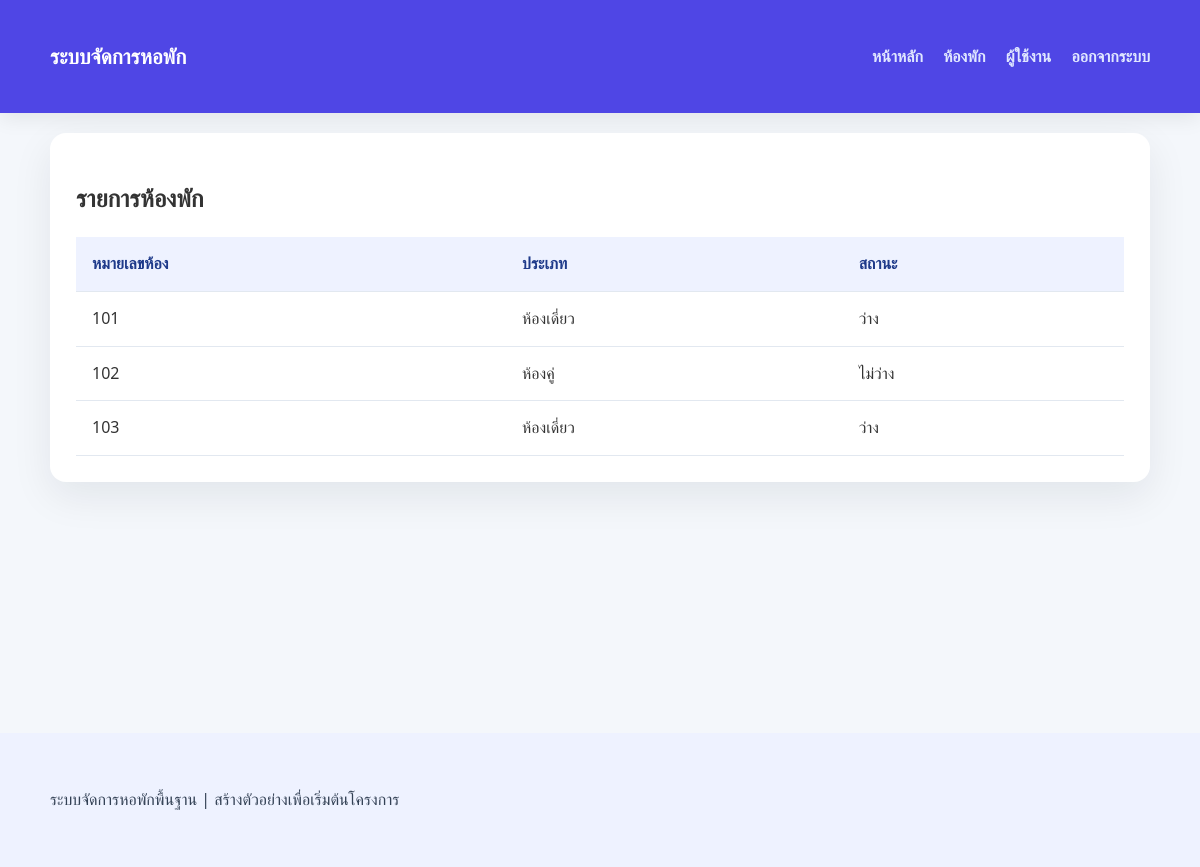
The app's page /index.php?page=rooms (signed in) with its own data.
### tables this page shows
CREATE TABLE rooms (
                    id INTEGER PRIMARY KEY AUTOINCREMENT,
                    number TEXT NOT NULL,
                    type TEXT NOT NULL,
                    status TEXT NOT NULL
                );

### includes/helper.php (called while the page is built, shortened)
<?php
function view(string $name, array $data = []): void
{
    extract($data, EXTR_SKIP);
    $viewFile = __DIR__ . '/../app/views/' . $name . '.php';
    require_once __DIR__ . '/../app/views/layout/header.php';
    require_once $viewFile;
    require_once __DIR__ . '/../app/views/layout/footer.php';
}

### app/controllers/RoomController.php (called while the page is built, shortened)
<?php
require_once __DIR__ . '/../models/Room.php';
class RoomController
{
    public static function index(): void
    {
        $rooms = Room::getAll();
        view('rooms', [
            'title' => 'ห้องพัก',
            'rooms' => $rooms,
        ]);
    }
}

### app/models/Room.php (called while the page is built, shortened)
<?php
class Room
{
    public static function getAll(): array
    {
        $conn = Database::getConnection();
        return $conn->query('SELECT * FROM rooms ORDER BY number ASC')->fetchAll();
    }
}

### app/views/rooms.php (the view, shortened to what this page needs)
<div class="card">
    <h2>รายการห้องพัก</h2>
    <table>
        <thead>
            <tr>
                <th>หมายเลขห้อง</th>
                <th>ประเภท</th>
                <th>สถานะ</th>
            </tr>
        </thead>
        <tbody>
            <?php foreach ($rooms as $room): ?>
                <tr>
                    <td><?= htmlspecialchars($room['number'], ENT_QUOTES, 'UTF-8') ?></td>
                    <td><?= htmlspecialchars($room['type'], ENT_QUOTES, 'UTF-8') ?></td>
                    <td><?= htmlspecialchars($room['status'], ENT_QUOTES, 'UTF-8') ?></td>
                </tr>
            <?php endforeach; ?>
        </tbody>
    </table>
</div>

### app/views/layout/header.php (style rules this page uses)
body { font-family: 'Segoe UI', Tahoma, Geneva, Verdana, sans-serif; background: #f4f7fb; color: #333; margin: 0; line-height: 1.6; }
.card { background: #ffffff; border-radius: 16px; padding: 26px; box-shadow: 0 14px 40px rgba(15, 23, 42, 0.08); margin-bottom: 24px; }
table { width: 100%; border-collapse: collapse; background: #fff; margin-top: 16px; }
table th, table td { padding: 14px 16px; border-bottom: 1px solid #e2e8f0; text-align: left; }
table th { background: #eef2ff; color: #1e3a8a; }

### records on screen
rooms: number "101", type "ห้องเดี่ยว", status "ว่าง"
rooms: number "102", type "ห้องคู่", status "ไม่ว่าง"
rooms: number "103", type "ห้องเดี่ยว", status "ว่าง"

### other values on screen
APP_NAME "ระบบจัดการหอพัก"
